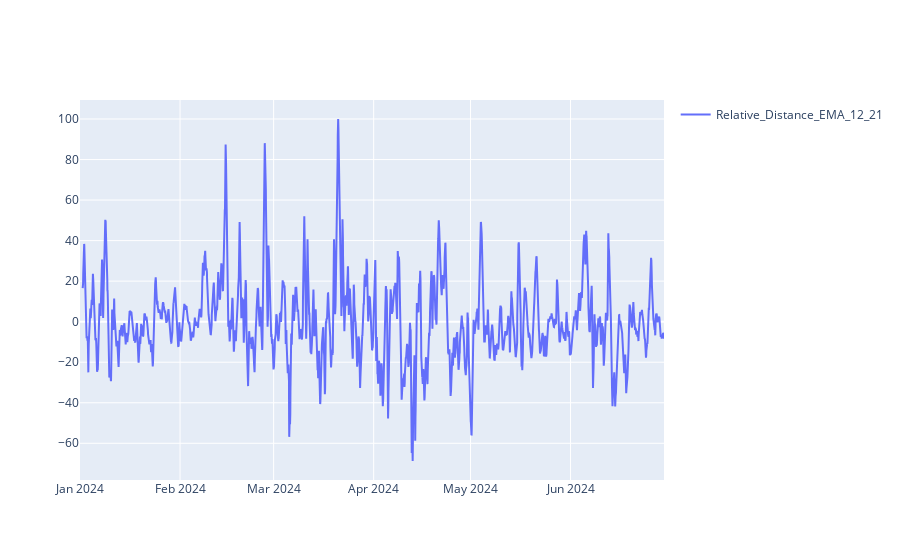

Notebook code cell kept with this figure:
### Code cell
# df_plot = df[['close', 'Signal_EMA_12_21']]
# # df_plot = df[['EMA_12', 'EMA_21']]
df_plot = df[['Relative_Distance_EMA_12_21']]

plot_df(df_plot)

### Figure 1 — Plotly figure (JSON) as saved in the notebook; plotly's stock layout.template omitted (floating-point values rounded to 4 significant figures; data arrays with more than 128 entries replaced by an {"elided": "..."} marker saying what was removed)
{"data": [{"mode": "lines", "name": "Relative_Distance_EMA_12_21", "type": "scatter", "x": {"elided": "4348 str values"}, "y": {"elided": "4348 float values"}}], "layout": {"showlegend": true}}
